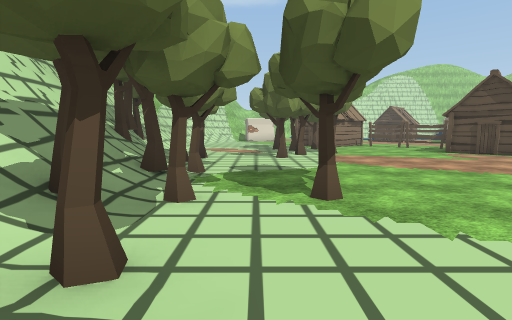
View 1 (above)

20 first-person views from a walk through a 3-D level made in the Unity game engine. The camera is 1.3 m above the floor, tilts 6° down and sees 85° across. The floor is counted in squares, 2 m on a side. Each view is taken from the middle of a square. On the plan, view 1 faces up. The plan holds only what a view shows up to about 9 squares ahead; the rest is blank. The place goes on beyond the plan. The player is left out. Some surface patterns are stand-ins.

View 2
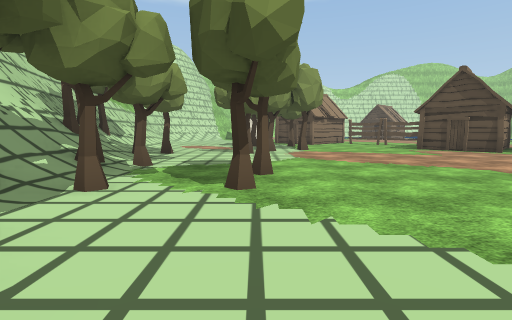

View 3
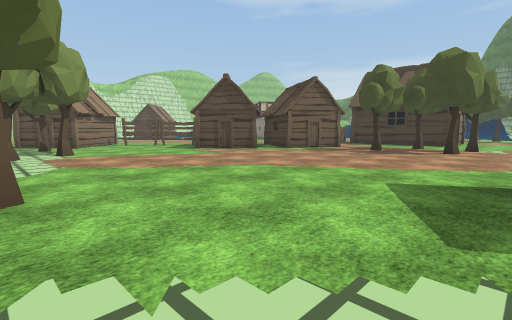

View 4
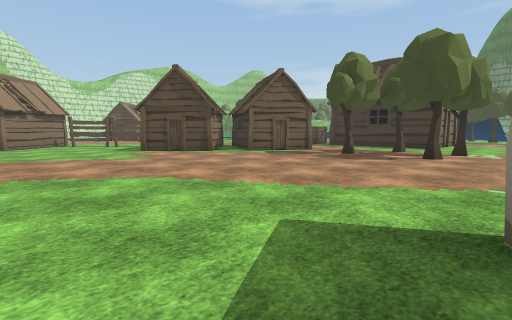

View 5
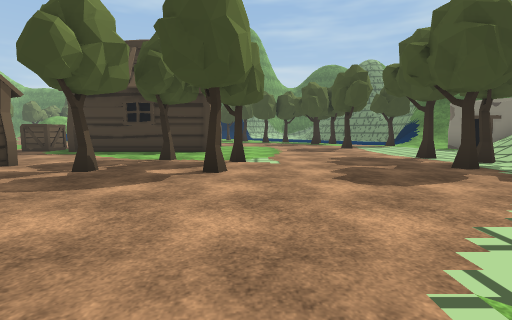

View 6
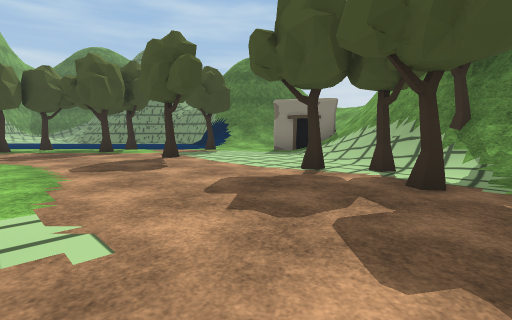

View 7
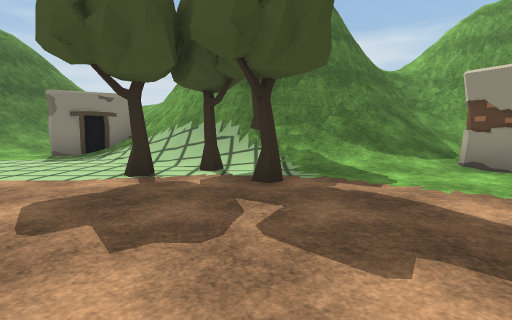

View 8
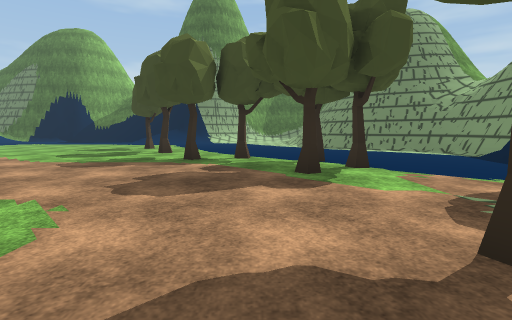

View 9
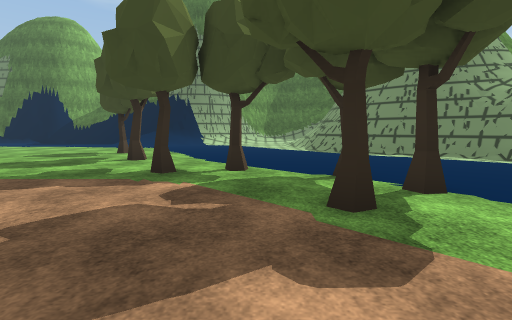

View 10
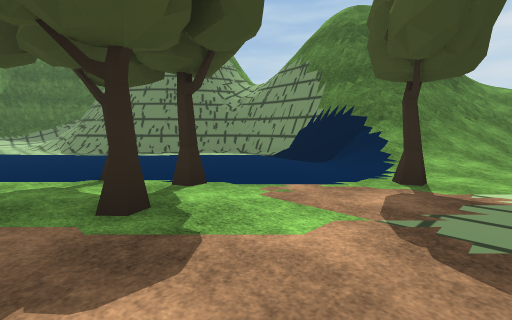

View 11
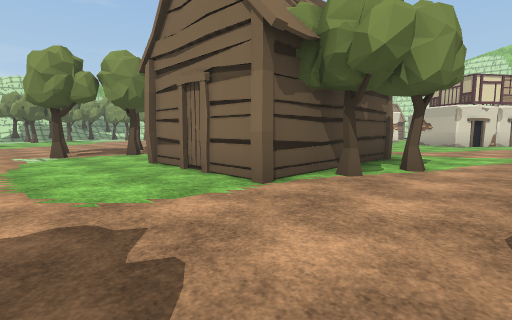

View 12
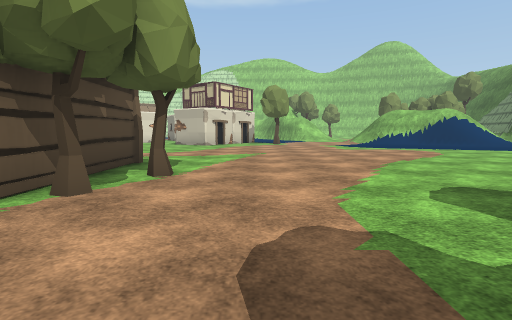

View 13
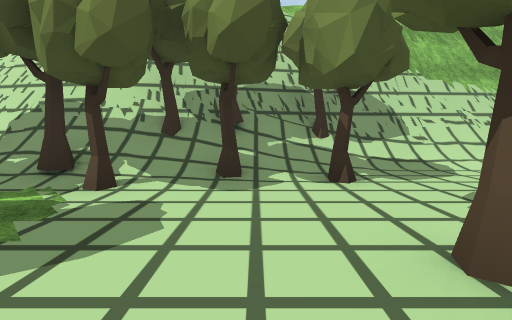

View 14
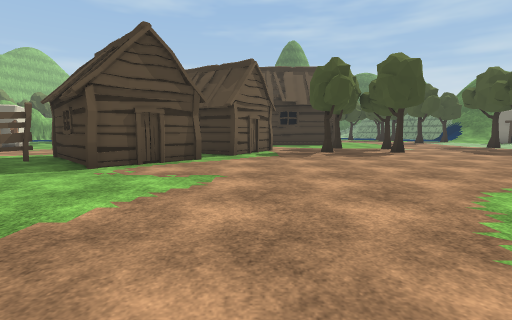

View 15
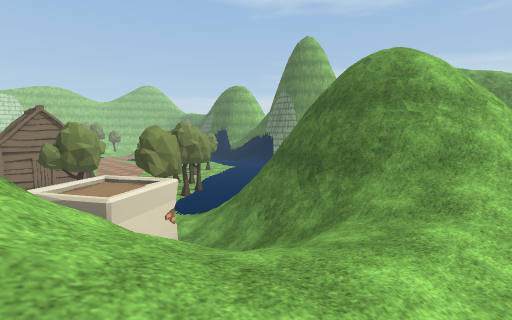

View 16
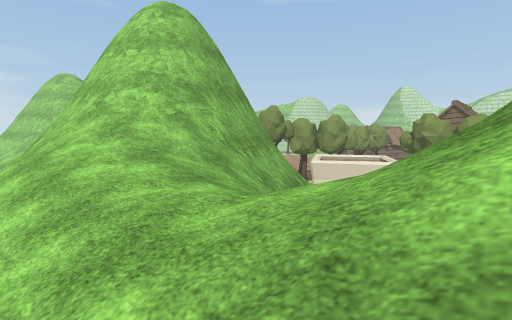

View 17
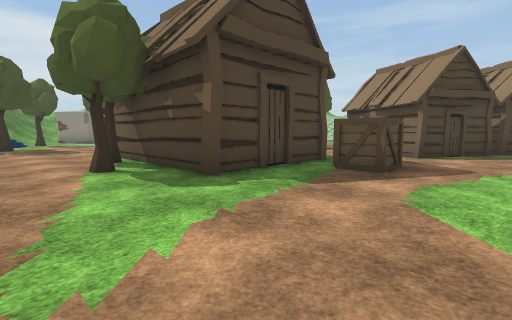

View 18
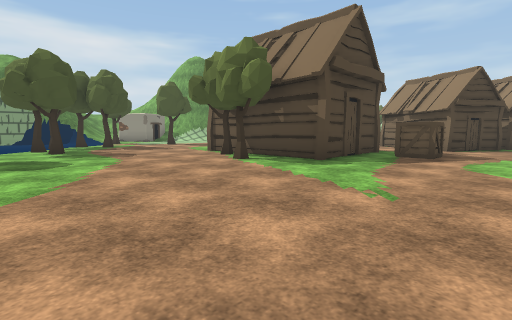

View 19
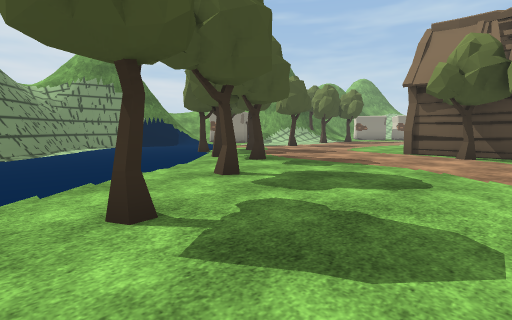

View 20
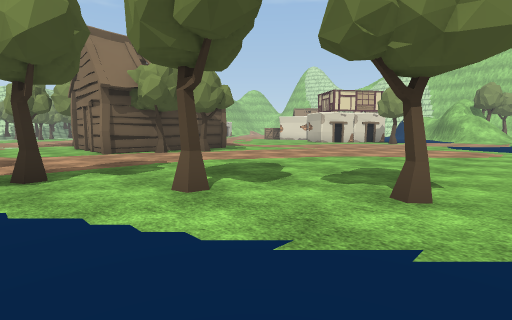

### Floor plan
Key: @ floor where view 1 was taken; # wall or solid block; x gap in a wall; . main floor; : floor 0.25 m higher than the main floor; + floor 3.5 m higher than the main floor; * floor 3.75 m higher than the main floor; % floor 7.5 m higher than the main floor; / step, stairs or slope; = window, fence, low wall or low ledge; v drop or lower ground; O other object.
Columns run from 6 left of view 1 to 26 right of it. Each row starts with its distance up from view 1.
 11 v##/    ......OO ................
 10  ##/..  .O...O  OO...............
  9   #/...O......OOO O..O...........
  8  v#OO..O........O O..............
  7  v#OO............O...O O.........
  6   #O/................O O.O.......
  5   ##/O...........O...O OO........
  4   ##O..O..........O..OOO.......O.
  3   ##OO.O........O............O...
  2   ==/.............O..............
  1      O.....#...............O.....
  0       @.      ..............O....
 -1               ........O..O.O.....
 -2              #...O.O......O......
 -3              O:///O.............#
 -4             ://=#O///...O......##
 -5             //#####///#..//...###
 -6           ##/##   ##/O#///####v##
 -7           vx/##    ##O#./#####/##
 -8                   ###= //##==   #
 -9                   ### //=##==
-10                  ###////#=#==
-11                  ##////+///%=
-12                 ##=///**///
-13                   ////////

Where each view was taken, in squares from view 1:
view 1: 0 up, 0 right, facing up
view 2: 0 up, 1 right, facing up
view 3: 1 up, 1 right, facing up-right
view 4: 1 up, 3 right, facing up-right
view 5: 2 up, 6 right, facing right
view 6: 2 up, 10 right, facing down-right
view 7: 2 up, 11 right, facing down
view 8: 0 up, 15 right, facing right
view 9: 0 up, 17 right, facing right
view 10: 0 up, 17 right, facing down-right
view 11: 1 up, 20 right, facing up-left
view 12: 2 up, 20 right, facing up
view 13: 7 up, 2 right, facing left
view 14: 7 up, 2 right, facing right
view 15: 12 down, 14 right, facing up-right
view 16: 13 down, 19 right, facing up-left
view 17: 11 up, 20 right, facing down-left
view 18: 11 up, 23 right, facing down-left
view 19: 6 up, 26 right, facing down-left
view 20: 1 up, 26 right, facing up-left
